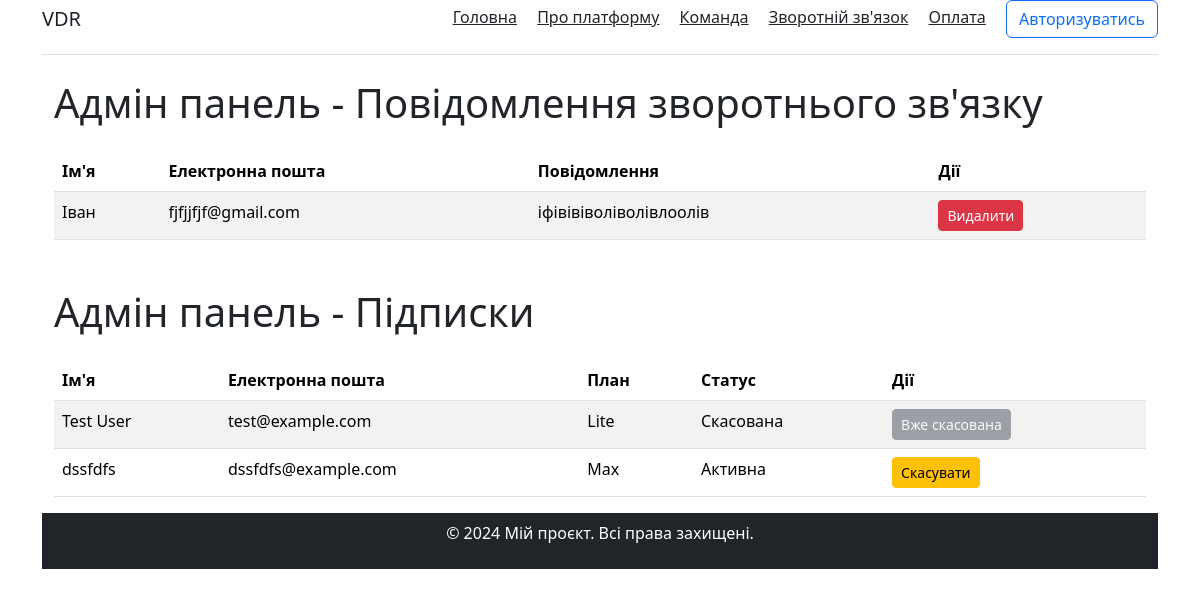
The page /admin on the database its author committed.
### app.py (models this page shows, shortened)
class Feedback(db.Model):
    id = db.Column(db.Integer, primary_key=True)
    name = db.Column(db.String(100), nullable=False)
    email = db.Column(db.String(100), nullable=False)
    message = db.Column(db.Text, nullable=False)

class Subscription(db.Model):
    id = db.Column(db.Integer, primary_key=True)
    name = db.Column(db.String(100), nullable=False)
    email = db.Column(db.String(100), nullable=False)
    plan = db.Column(db.String(50), nullable=False)
    active = db.Column(db.Boolean, default=True)

### app.py (the view)
@app.route('/admin')
def admin():
    feedbacks = Feedback.query.all()
    subscriptions = Subscription.query.all()  # Отримання всіх підписок
    return render_template('admin.html', feedbacks=feedbacks, subscriptions=subscriptions)

### templates/admin.html (shortened to what this page needs)
{% extends "base.html" %}
{% block body %}
<div class="container">
    <h1>Адмін панель - Повідомлення зворотнього зв'язку</h1>
    {% if feedbacks %}
        <table class="table table-striped mt-4">
            <thead>
                <tr>
                    <th>Ім'я</th>
                    <th>Електронна пошта</th>
                    <th>Повідомлення</th>
                    <th>Дії</th>
                </tr>
            </thead>
            <tbody>
                {% for feedback in feedbacks %}
                    <tr>
                        <td>{{ feedback.name }}</td>
                        <td>{{ feedback.email }}</td>
                        <td>{{ feedback.message }}</td>
                        <td>
                            <form method="POST" action="{{ url_for('delete_feedback', id=feedback.id) }}" style="display:inline;">
                                <button type="submit" class="btn btn-danger btn-sm">Видалити</button>
                            </form>
                        </td>
                    </tr>
                {% endfor %}
            </tbody>
        </table>
    {% else %}
        <p>Немає повідомлень зворотнього зв'язку.</p>
    {% endif %}
    <h1 class="mt-5">Адмін панель - Підписки</h1>
    {% if subscriptions %}
        <table class="table table-striped mt-4">
            <thead>
                <tr>
                    <th>Ім'я</th>
                    <th>Електронна пошта</th>
                    <th>План</th>
                    <th>Статус</th>
                    <th>Дії</th>
                </tr>
            </thead>
            <tbody>
                {% for subscription in subscriptions %}
                    <tr>
                        <td>{{ subscription.name }}</td>
                        <td>{{ subscription.email }}</td>
                        <td>{{ subscription.plan }}</td>
                        <td>{{ "Активна" if subscription.active else "Скасована" }}</td>
                        <td>
                            {% if subscription.active %}
                                <form method="POST" action="{{ url_for('cancel_subscription', id=subscription.id) }}" style="display:inline;">
                                    <button type="submit" class="btn btn-warning btn-sm">Скасувати</button>
                                </form>
                            {% else %}
                                <button class="btn btn-secondary btn-sm" disabled>Вже скасована</button>
                            {% endif %}
                        </td>
                    </tr>
                {% endfor %}
            </tbody>
        </table>
    {% else %}
        <p>Немає підписок.</p>
    {% endif %}
</div>
{% endblock %}

### templates/base.html (shortened to what this page needs)
<!doctype html>
<html lang="uk">
<head>
    <link rel="stylesheet" href="https://cdn.jsdelivr.net/npm/bootstrap@5.3.3/dist/css/bootstrap.min.css">
</head>
<body>
<div class="container">
    <header class="d-flex flex-column flex-md-row align-items-center pb-3 mb-4 border-bottom">
        <h5 class="my-0 fw-normal">VDR</h5>
        <nav class="my-2 my-md-0 ms-auto">
            <a class="p-2 text-dark" href="/">Головна</a>
            <a class="p-2 text-dark" href="/about">Про платформу</a>
            <a class="p-2 text-dark" href="/team">Команда</a>
            <a class="p-2 text-dark" href="/feedback">Зворотній зв'язок</a>
            <a class="p-2 text-dark" href="/pay">Оплата</a>
            <a class="btn btn-outline-primary ms-2" href="/login">Авторизуватись</a>
        </nav>
    </header>
    {% block body %}{% endblock %}
    <footer class="bg-dark text-white py-2 mt-auto" style="font-size: 12px;">
        <div class="container text-center">
            <p style="font-size: 16px;">&copy; 2024 Мій проєкт. Всі права захищені.</p>
        </div>
    </footer>
</div>
</body>
</html>

### rows shown on the page
Feedback: name "Іван", email "fjfjjfjf@gmail.com", message "іфівівіволіволівлоолів"
Subscription: name "Test User", email "test@example.com", plan "Lite", active "Скасована", shows "Вже скасована"
Subscription: name "dssfdfs", email "dssfdfs@example.com", plan "Max", active "Активна"
